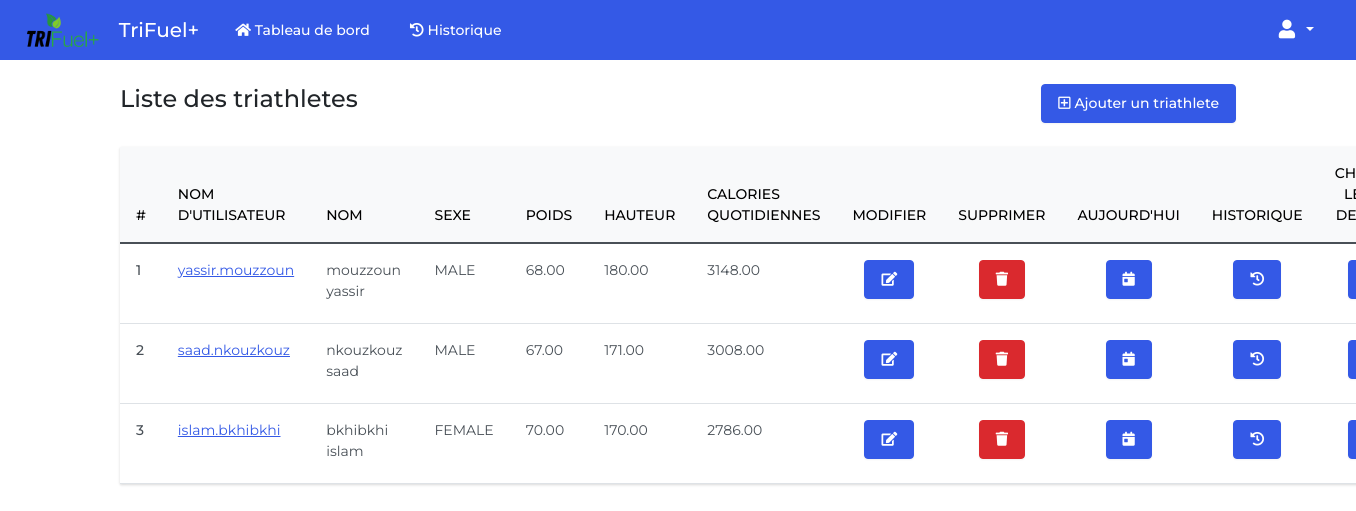
Page /triathletes (signed in) on the committed database.
### foodtracker/models.py (models this page shows, shortened)
class Triathlete(models.Model):
    class PhysicalActivityLevel(models.TextChoices):
        TWELVE_15H_WEEK = ('TWELVE_15H_WEEK', "12h à 15h d'exercice par semaine")
        MORE_20H_WEEK = ('MORE_20H_WEEK', ">20h d'exercice par semaine")
    user = models.OneToOneField(User, on_delete=models.CASCADE, related_name='profile_triathlete')
    image = models.ImageField(upload_to='profile-images/', null=True, blank=True)
    gender = models.CharField(max_length=10, choices=GenderOptions.choices, null=True)
    date_of_birth = models.DateField(null=True)
    age = models.IntegerField(null=True)
    address = models.TextField(null=True)
    phone_number = models.CharField(max_length=20, null=True)
    weight = models.DecimalField(max_digits=8, decimal_places=2, null=True)
    height = models.DecimalField(max_digits=8, decimal_places=2, null=True)
    complete_profile_setup = models.BooleanField(default=False)
    masse_masculaire = models.DecimalField(max_digits=8, decimal_places=2, null=True)
    imc = models.DecimalField(max_digits=8, decimal_places=2, null=True)
    mass_grasse = models.DecimalField(max_digits=8, decimal_places=2, null=True)
    niveau_activite = models.CharField(max_length=15, choices=PhysicalActivityLevel.choices)
    metabolisme_de_base = models.DecimalField(max_digits=8, decimal_places=2, null=True)
    depense_energetique_journaliere = models.DecimalField(max_digits=8, decimal_places=2, null=True)
    daily_water_consumption = models.DecimalField(max_digits=8, decimal_places=2, null=True)
    class Meta:
        db_table = 'triathletes'

class User(AbstractUser):
    class UserRoles(models.TextChoices):
        ADMIN = ('ADMIN', 'Admin')
        ENTRAINEUR = ('ENTRAINEUR', 'Entraineur')
        TRIATHLETE = ('TRIATHLETE', 'Triathlete')
    email = models.EmailField('email address', null=True)
    role = models.CharField(max_length=15, choices=UserRoles.choices)
    REQUIRED_FIELDS = []
    class Meta:
        db_table = 'users'

### foodtracker/views.py (the view)
# urls.py: path('triathletes', views.manage_athletes, name='triathletes'),
@login_required
def manage_athletes(request):
    triathlete = Triathlete.objects.all()
    return render(request, 'manage_athletes.html', {'triathlete': triathlete})

### templates/manage_athletes.html (shortened to what this page needs)
{% extends 'base.html' %}
{% block body %}
<div class="mt-4 mb-4 d-flex align-items-center justify-content-between">
  <h4>Liste des triathletes</h4>
  <a href="{% url 'athlete_add' %}" class="btn btn-primary"><i class='far fa-plus-square'></i> Ajouter un
    triathlete</a>
</div>
<table class="table caption-top">
  <thead class="table-light">
    <tr>
      <th scope="col">#</th>
      <th scope="col">Nom d'utilisateur</th>
      <th scope="col">Nom</th>
      <th scope="col">Sexe</th>
      <th scope="col">Poids</th>
      <th scope="col">Hauteur</th>
      <th scope="col">Calories quotidiennes</th>
      <th scope="col" class="text-center">Modifier</th>
      <th scope="col" class="text-center">Supprimer</th>
      <th scope="col" class="text-center">Aujourd'hui</th>
      <th scope="col" class="text-center">Historique</th>
      <th scope="col" class="text-center">Changer le mot de passe</th>
    </tr>
  </thead>
  <tbody>
    {% for atl in triathlete %}
    <tr>
      <th scope="row">{{ forloop.counter }}</th>
      <td>
        <a href="{% url 'athlete_profile' pk=atl.user.id %}">{{ atl.user.username }}</a>
      </td>
      <td>{{ atl.user.last_name }} {{ atl.user.first_name }}</td>
      <td>{{ atl.gender|default:'-' }}</td>
      <td>{{ atl.weight|default:'-' }}</td>
      <td>{{ atl.height|default:'-' }}</td>
      <td>{{ atl.depense_energetique_journaliere|default:'-' }}</td>
      <td class="text-center">
        <a class="btn btn-primary" href="{% url 'athlete_edit' pk=atl.user.id %}">
          <i class='fas fa-edit'></i>
        </a>
      </td>
      <td class="text-center">
        <a class="btn btn-danger" href="{% url 'athlete_delete' pk=atl.user.id %}">
          <i class="fas fa-solid fa-trash"></i>
        </a>
      </td>
      <td class="text-center">
        <a class="btn btn-primary mb-2" href="{% url 'athlete_daily_food_today_details' pk=atl.user.id %}">
          <i class="fas fa-calendar-day"></i>
        </a>
      </td>
      <td class="text-center">
        <a class="btn btn-primary" href="{% url 'athlete_daily_food_history' pk=atl.user.id %}">
          <i class="fas fa-history"></i>
        </a>
      </td>
      <td class="text-center">
        <a class="btn btn-primary" href="{% url 'athlete_change_pswd' pk=atl.user.id %}">
        </a>
      </td>
    </tr>
    {% endfor %}
  </tbody>
</table>
{% endblock body %}

### static/css/styles.css (style rules this page uses)
html { position: relative; min-height: 100%; }
body { margin: 0 0 90px; font-family: 'Montserrat', sans-serif !important; }

### rows in the picture
Triathlete: user.username "yassir.mouzzoun", user.last_name "mouzzoun", user.first_name "yassir", gender "MALE", weight "68.00", height "180.00", depense_energetique_journaliere "3148.00"
Triathlete: user.username "saad.nkouzkouz", user.last_name "nkouzkouz", user.first_name "saad", gender "MALE", weight "67.00", height "171.00", depense_energetique_journaliere "3008.00"
Triathlete: user.username "islam.bkhibkhi", user.last_name "bkhibkhi", user.first_name "islam", gender "FEMALE", weight "70.00", height "170.00", depense_energetique_journaliere "2786.00"
